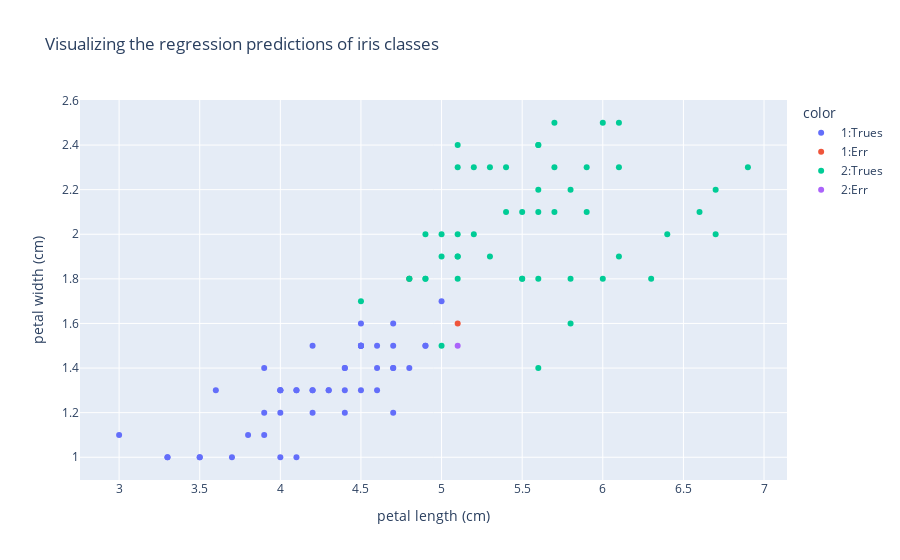

The notebook cell saved with this chart:
### Markdown cell above
Visualizing the model performance

### Code cell
fig =px.scatter(df, x=X[:,2], y=X[:,3], color= df.GT.astype(str)+':' + df.Result, title= 'Visualizing the regression predictions of iris classes')
fig.update_layout(yaxis_title="petal width (cm)",
                xaxis_title = 'petal length (cm)')
fig.show()

### Figure 1 — Plotly figure (JSON) as saved in the notebook; plotly's stock layout.template omitted (floating-point values rounded to 4 significant figures)
{"data": [{"hovertemplate": "color=1:Trues<br>x=%{x}<br>y=%{y}<extra></extra>", "legendgroup": "1:Trues", "marker": {"color": "#636efa", "symbol": "circle"}, "mode": "markers", "name": "1:Trues", "orientation": "v", "showlegend": true, "type": "scatter", "x": [4.7, 4.5, 4.9, 4, 4.6, 4.5, 4.7, 3.3, 4.6, 3.9, 3.5, 4.2, 4, 4.7, 3.6, 4.4, 4.5, 4.1, 4.5, 3.9, 4, 4.9, 4.7, 4.3, 4.4, 4.8, 5, 4.5, 3.5, 3.8, 3.7, 3.9, 4.5, 4.5, 4.7, 4.4, 4.1, 4, 4.4, 4.6, 4, 3.3, 4.2, 4.2, 4.2, 4.3, 3, 4.1], "xaxis": "x", "y": [1.4, 1.5, 1.5, 1.3, 1.5, 1.3, 1.6, 1, 1.3, 1.4, 1, 1.5, 1, 1.4, 1.3, 1.4, 1.5, 1, 1.5, 1.1, 1.3, 1.5, 1.2, 1.3, 1.4, 1.4, 1.7, 1.5, 1, 1.1, 1, 1.2, 1.5, 1.6, 1.5, 1.3, 1.3, 1.3, 1.2, 1.4, 1.2, 1, 1.3, 1.2, 1.3, 1.3, 1.1, 1.3], "yaxis": "y"}, {"hovertemplate": "color=1:Err<br>x=%{x}<br>y=%{y}<extra></extra>", "legendgroup": "1:Err", "marker": {"color": "#EF553B", "symbol": "circle"}, "mode": "markers", "name": "1:Err", "orientation": "v", "showlegend": true, "type": "scatter", "x": [4.8, 5.1], "xaxis": "x", "y": [1.8, 1.6], "yaxis": "y"}, {"hovertemplate": "color=2:Trues<br>x=%{x}<br>y=%{y}<extra></extra>", "legendgroup": "2:Trues", "marker": {"color": "#00cc96", "symbol": "circle"}, "mode": "markers", "name": "2:Trues", "orientation": "v", "showlegend": true, "type": "scatter", "x": [6, 5.1, 5.9, 5.6, 5.8, 6.6, 4.5, 6.3, 5.8, 6.1, 5.1, 5.3, 5.5, 5, 5.1, 5.3, 5.5, 6.7, 6.9, 5, 5.7, 4.9, 6.7, 4.9, 5.7, 6, 4.8, 4.9, 5.6, 5.8, 6.1, 6.4, 5.6, 5.6, 6.1, 5.6, 5.5, 4.8, 5.4, 5.6, 5.1, 5.1, 5.9, 5.7, 5.2, 5, 5.2, 5.4, 5.1], "xaxis": "x", "y": [2.5, 1.9, 2.1, 1.8, 2.2, 2.1, 1.7, 1.8, 1.8, 2.5, 2, 1.9, 2.1, 2, 2.4, 2.3, 1.8, 2.2, 2.3, 1.5, 2.3, 2, 2, 1.8, 2.1, 1.8, 1.8, 1.8, 2.1, 1.6, 1.9, 2, 2.2, 1.4, 2.3, 2.4, 1.8, 1.8, 2.1, 2.4, 2.3, 1.9, 2.3, 2.5, 2.3, 1.9, 2, 2.3, 1.8], "yaxis": "y"}, {"hovertemplate": "color=2:Err<br>x=%{x}<br>y=%{y}<extra></extra>", "legendgroup": "2:Err", "marker": {"color": "#ab63fa", "symbol": "circle"}, "mode": "markers", "name": "2:Err", "orientation": "v", "showlegend": true, "type": "scatter", "x": [5.1], "xaxis": "x", "y": [1.5], "yaxis": "y"}], "layout": {"legend": {"title": {"text": "color"}, "tracegroupgap": 0}, "title": {"text": "Visualizing the regression predictions of iris classes"}, "xaxis": {"anchor": "y", "domain": [0, 1], "title": {"text": "petal length (cm)"}}, "yaxis": {"anchor": "x", "domain": [0, 1], "title": {"text": "petal width (cm)"}}}}
